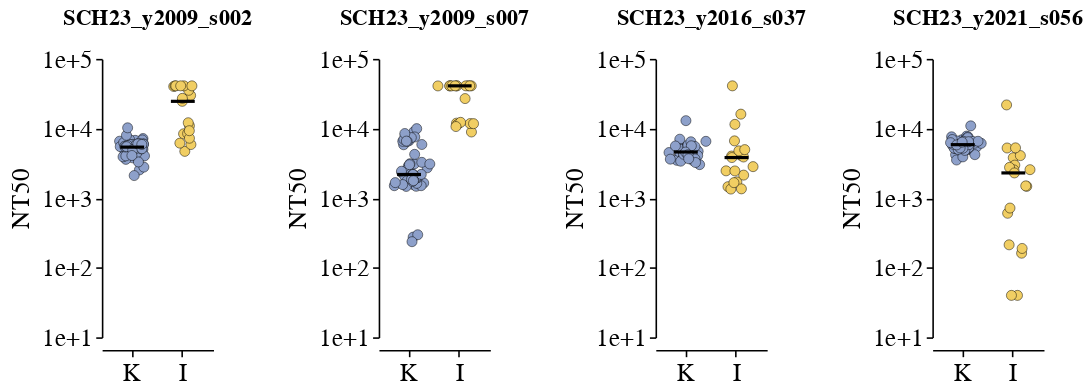

Write notebook code for a chart like this one.
### Code cell
# Define custom colors for each RBS region
colors = {
    'K': '#8DA0CA',
    'I': '#F1CE63',
}

order = ['K', 'I']

# Create the jitter plot layer
points = alt.Chart(
    titers_and_seqs
).mark_circle(size=40, opacity=1, stroke='black', strokeWidth=0.3).encode(
    x=alt.X(
        "allele_site140",
        axis=alt.Axis(
            grid=False,
            labelAngle=0,
        ),
        sort=order
    ).title(None),
    y=alt.Y(
        'titer',
        title=(["NT50"]),
        scale=alt.Scale(type='log', domain=[1e1, 1e5]),
        axis=alt.Axis(
            grid=False,
            values=[1e1, 1e2, 1e3, 1e4, 1e5],
            tickCount=5,
            format='.0e'
        )
    ),
    xOffset="jitter:Q",
    color=alt.Color(
            "allele_site140",
            scale=alt.Scale(domain=list(colors.keys()), range=list(colors.values())),
            legend=None
    ),
    tooltip=['serum', 'virus', 'titer', 'allele_site140', 'mutations'],
).transform_calculate(
    jitter="sqrt(-2*log(random()))*cos(2*PI*random())"
)

# Add black median line
median_line = alt.Chart(
    titers_and_seqs
).mark_tick(
    color='black',
    thickness=2,
    size=15
).encode(
    x=alt.X('allele_site140', sort=order),
    y='median(titer):Q'
)

# Combine layers with median line on top
chart = alt.layer(
    points,
    median_line,
).properties(
    height=175, 
    width=70
)

faceted_chart = chart.facet(
    facet=alt.Facet('serum:N', title=None),
    columns=4
).resolve_scale(
    y='independent',
    x='shared'
).configure_header(
    labelFontSize=14,
    labelFontWeight='bold'
)

faceted_chart.display()

### Figure 1 — Vega-Lite specification as saved in the notebook (floating-point values rounded to 4 significant figures; data arrays with more than 128 entries replaced by an {"elided": "..."} marker saying what was removed)
{"config": {"background": "white", "title": {"fontSize": 20, "fontWeight": "normal", "font": "Helvetica", "anchor": "start", "color": "#000000", "orient": "top", "offset": 5, "subtitleColor": "gray", "subtitleFont": "Helvetica", "subtitleFontWeight": "normal", "subtitleFontSize": 18, "subtitlePadding": 2}, "axis": {"domain": true, "domainColor": "black", "domainWidth": 1, "grid": false, "gridColor": "#DEDDDD", "gridWidth": 0.5, "labelFont": "Helvetica", "labelFontSize": 16, "labelFlush": false, "labelFontWeight": "normal", "labelPadding": 2, "tickColor": "black", "tickSize": 4, "tickCount": 3, "tickWidth": 1, "titleFont": "Helvetica", "titleAlign": "center", "titleFontWeight": "normal", "titleFontSize": 16, "titlePadding": 5}, "legend": {"labelFont": "Helvetica", "labelFontSize": 16, "symbolSize": 100, "titleFont": "Helvetica", "titleFontSize": 16, "titleFontWeight": "normal", "padding": 5, "titleLimit": 200, "gradientLength": 100}, "range": {"category": ["#4e79a7", "#f28e2c", "#e15759", "#76b7b2", "#59a14f", "#edc949", "#af7aa1", "#ff9da7", "#9c755f", "#bab0ab"], "diverging": ["#c7e9b4", "#7fcdbb", "#41b6c4", "#1d91c0", "#225ea8", "#253494"]}, "view": {"stroke": "white", "strokeWidth": 0}, "text": {"font": "Helvetica", "fontSize": 16}, "header": {"labelFontSize": 14, "labelFontWeight": "bold"}}, "data": {"name": "data-1ef3219c2965c0b71988fee27ec20921"}, "facet": {"field": "serum", "title": null, "type": "nominal"}, "spec": {"layer": [{"mark": {"type": "circle", "opacity": 1, "size": 40, "stroke": "black", "strokeWidth": 0.3}, "encoding": {"color": {"field": "allele_site140", "legend": null, "scale": {"domain": ["K", "I"], "range": ["#8DA0CA", "#F1CE63"]}, "type": "nominal"}, "tooltip": [{"field": "serum", "type": "nominal"}, {"field": "virus", "type": "nominal"}, {"field": "titer", "type": "quantitative"}, {"field": "allele_site140", "type": "nominal"}, {"field": "mutations", "type": "nominal"}], "x": {"axis": {"grid": false, "labelAngle": 0}, "field": "allele_site140", "sort": ["K", "I"], "title": null, "type": "nominal"}, "xOffset": {"field": "jitter", "type": "quantitative"}, "y": {"axis": {"format": ".0e", "grid": false, "tickCount": 5, "values": [10.0, 100.0, 1000.0, 10000.0, 100000.0]}, "field": "titer", "scale": {"domain": [10.0, 100000.0], "type": "log"}, "title": ["NT50"], "type": "quantitative"}}, "transform": [{"calculate": "sqrt(-2*log(random()))*cos(2*PI*random())", "as": "jitter"}]}, {"mark": {"type": "tick", "color": "black", "size": 15, "thickness": 2}, "encoding": {"x": {"field": "allele_site140", "sort": ["K", "I"], "type": "nominal"}, "y": {"aggregate": "median", "field": "titer", "type": "quantitative"}}}], "height": 175, "width": 70}, "columns": 4, "resolve": {"scale": {"x": "shared", "y": "independent"}}, "$schema": "https://vega.github.io/schema/vega-lite/v5.16.3.json", "datasets": {"data-1ef3219c2965c0b71988fee27ec20921": {"elided": "300 records"}}}
